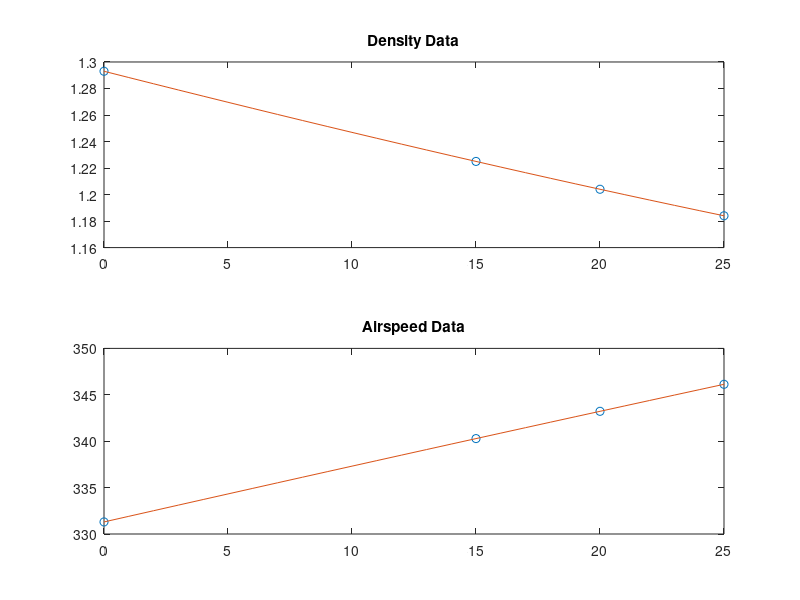

Here is the MATLAB script that generated this plot:
function [ Density ] = inter_exp_2_airspeed ( )
%UNTITLED3 Summary of this function goes here
%   Detailed explanation goes here
clc
clear all
close all
T_data= [0 15 20 25];
Densityy_data= [1.293 1.225 1.204 1.184];
Airspeed_data= [331.30 340.28 343.22 346.13];

x_new=0:1:25;

x=T_data;
y1=Densityy_data;
y2=Airspeed_data;

y_new = interp1(x, y1, x_new, 'spline');
subplot(2, 1, 1);
plot(x, y1, 'o',x_new, y_new);
title('Density Data')

y_new = interp1(x, y2, x_new, 'spline');
subplot(2, 1, 2);
plot(x, y2, 'o',x_new, y_new);
title('Airspeed Data')
end

